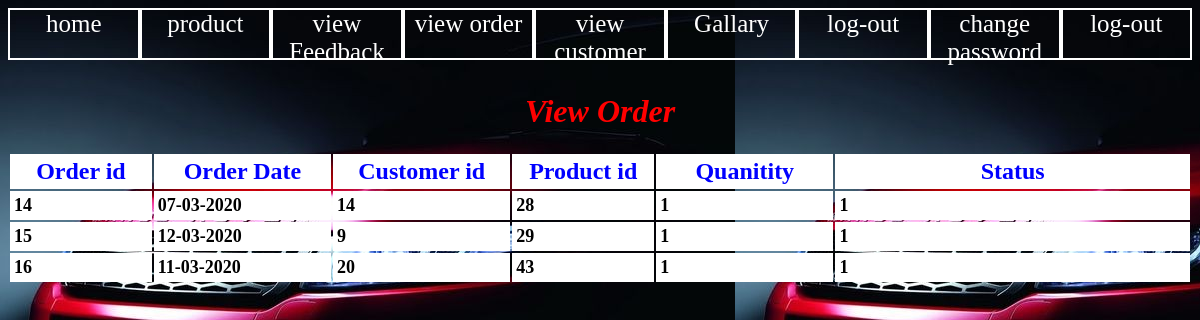
The app's page /admin/viewOrder.php (signed in) with its own data.
### tables this page shows
CREATE TABLE `order_table` (
  `order_id` int(10) NOT NULL,
  `order_date` varchar(50) NOT NULL,
  `customer_id` int(10) NOT NULL,
  `supplier_product_id` int(30) NOT NULL,
  `quantity` int(4) NOT NULL,
  `status` int(1) NOT NULL
);

### admin/viewOrder.php (the view, shortened to what this page needs)
<?php
include "header.php";
?>
<form action="" method="post" enctype="multipart/form-data" name="form1" id="form1">
<h1 align="center" class="style8"><font color="#FF0000"><b><i>View Order</i></b></font></h1>
<table width="100%" border="0" cellpadding="4">
    <tr style="color:#FFFFFF" bgcolor="#0000FF">
      <td width="8%" bgcolor="white"><div align="center" class="style4">Order id</div></td>
	  <td width="10%" bgcolor="white"><div align="center" class="style4">Order Date</div></td>
      <td width="10%" bgcolor="white"><div align="center" class="style4">Customer id</div></td>
      <td width="8%" bgcolor="white"><div align="center" class="style4">Product id</div></td>
	        <td width="10%" bgcolor="white"><div align="center" class="style4">Quanitity</div></td>
			      <td width="20%" bgcolor="white"s><div align="center" class="style4">Status</div></td>
    </tr>
<?php
$sql="select * from order_table";
$result=mysql_query($sql);
while($row=mysql_fetch_array($result)) {
?>
  <tr bgcolor="#FFCCCC">
    <td bgcolor="white"><span class="style7"><?php echo $row['0']; ?></span></td>
    <td bgcolor="white"><span class="style7"><?php echo $row['1']; ?></span></td>
	<td bgcolor="white"><span class="style7"><?php echo $row['2']; ?></span></td>
	<td bgcolor="white"><span class="style7"><?php echo $row['3']; ?></span></td>
    <td bgcolor="white"><span class="style7"><?php echo $row['4']; ?></span></td>
    <td bgcolor="white"><span class="style7"><?php echo $row['5']; ?></span></td>
  </tr>
<?php } ?>
</table>
</form>

### admin/header.php (style rules this page uses)
.style4 { font-size: 22px; font-weight: bold; color: #0000FF; }

### admin/viewOrder.php (style rules this page uses)
.style7 { font-size: 18px; font-weight: bold; }
.style8 { color: #FF3399 }

### records on screen
order_table: order_id "14", order_date "07-03-2020", customer "14", supplier_product "28", quantity "1", status "1"
order_table: order_id "15", order_date "12-03-2020", customer "9", supplier_product "29", quantity "1", status "1"
order_table: order_id "16", order_date "11-03-2020", customer "20", supplier_product "43", quantity "1", status "1"
